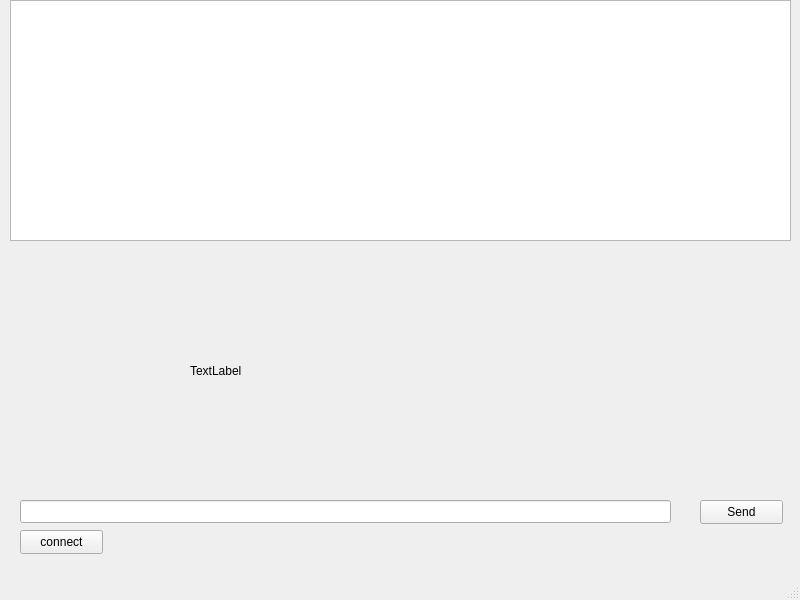
<?xml version="1.0" encoding="UTF-8"?>
<ui version="4.0">
 <class>MainWindow</class>
 <widget class="QMainWindow" name="MainWindow">
  <property name="geometry">
   <rect>
    <x>0</x>
    <y>0</y>
    <width>800</width>
    <height>600</height>
   </rect>
  </property>
  <property name="windowTitle">
   <string>MainWindow</string>
  </property>
  <widget class="QWidget" name="centralwidget">
   <widget class="QPushButton" name="pushButton_send">
    <property name="geometry">
     <rect>
      <x>700</x>
      <y>500</y>
      <width>83</width>
      <height>24</height>
     </rect>
    </property>
    <property name="text">
     <string>Send</string>
    </property>
   </widget>
   <widget class="QLineEdit" name="lineEdit">
    <property name="geometry">
     <rect>
      <x>20</x>
      <y>500</y>
      <width>651</width>
      <height>23</height>
     </rect>
    </property>
   </widget>
   <widget class="QTextBrowser" name="textBrowser">
    <property name="geometry">
     <rect>
      <x>10</x>
      <y>0</y>
      <width>781</width>
      <height>241</height>
     </rect>
    </property>
   </widget>
   <widget class="QPushButton" name="pushButton_connect">
    <property name="geometry">
     <rect>
      <x>20</x>
      <y>530</y>
      <width>83</width>
      <height>24</height>
     </rect>
    </property>
    <property name="text">
     <string>connect</string>
    </property>
   </widget>
   <widget class="QLabel" name="label">
    <property name="geometry">
     <rect>
      <x>190</x>
      <y>260</y>
      <width>471</width>
      <height>221</height>
     </rect>
    </property>
    <property name="text">
     <string>TextLabel</string>
    </property>
    <property name="scaledContents">
     <bool>true</bool>
    </property>
   </widget>
  </widget>
  <widget class="QMenuBar" name="menubar">
   <property name="geometry">
    <rect>
     <x>0</x>
     <y>0</y>
     <width>800</width>
     <height>21</height>
    </rect>
   </property>
  </widget>
  <widget class="QStatusBar" name="statusbar"/>
 </widget>
 <resources/>
 <connections/>
</ui>
